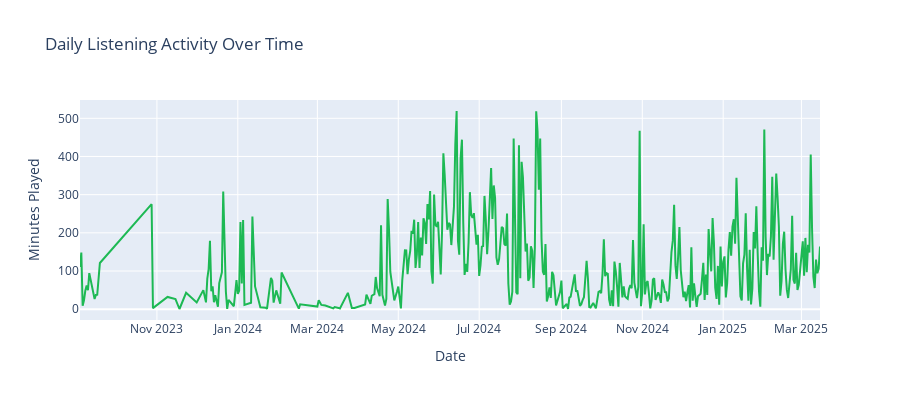
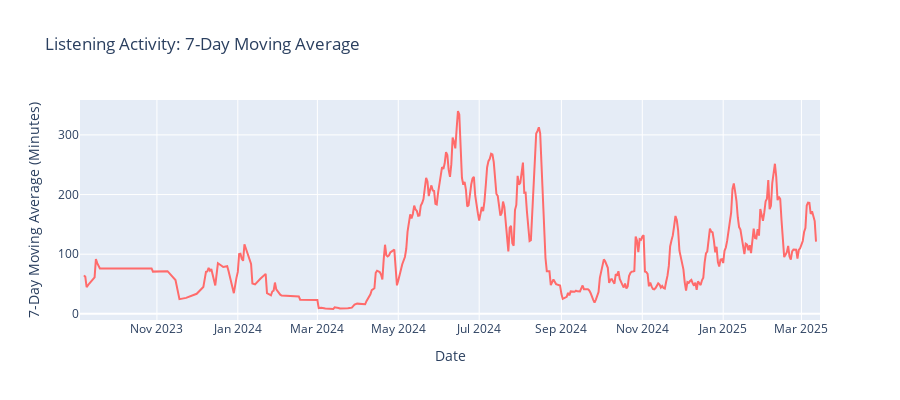

The cell these charts' notebook holds for them, in order:
### Markdown cell above
### 3.6 EDA Visualization 3: Listening Activity Over Time

To understand temporal patterns in my listening behavior, we'll analyze how my streaming activity varies over time. This can reveal seasonal trends, busy periods, or changes in listening habits.

### Code cell
# Aggregate listening time by date
daily_listening = df_cleaned.groupby('date')['minutes_played'].sum().reset_index()
daily_listening['date'] = pd.to_datetime(daily_listening['date'])

# Create time series plot
fig_timeline = px.line(
    daily_listening,
    x='date',
    y='minutes_played',
    labels={'date': 'Date', 'minutes_played': 'Minutes Played'},
    title='Daily Listening Activity Over Time'
)

fig_timeline.update_traces(line_color='#1DB954')  # Spotify green
fig_timeline.update_layout(height=400)

fig_timeline.show()

# Calculate moving average for smoother trend visualization
daily_listening['7day_avg'] = daily_listening['minutes_played'].rolling(window=7, center=True).mean()

fig_trend = px.line(
    daily_listening,
    x='date',
    y='7day_avg',
    labels={'date': 'Date', '7day_avg': '7-Day Moving Average (Minutes)'},
    title='Listening Activity: 7-Day Moving Average'
)

fig_trend.update_traces(line_color='#FF6B6B')
fig_trend.update_layout(height=400)

fig_trend.show()

### Figure 1 — Plotly figure (JSON) as saved in the notebook; plotly's stock layout.template omitted (floating-point values rounded to 4 significant figures; data arrays with more than 128 entries replaced by an {"elided": "..."} marker saying what was removed)
{"data": [{"hovertemplate": "Date=%{x}<br>Minutes Played=%{y}<extra></extra>", "legendgroup": "", "line": {"color": "#1DB954", "dash": "solid"}, "marker": {"symbol": "circle"}, "mode": "lines", "name": "", "orientation": "v", "showlegend": false, "type": "scatter", "x": {"elided": "393 str values"}, "xaxis": "x", "y": {"elided": "393 float values"}, "yaxis": "y"}], "layout": {"height": 400, "legend": {"tracegroupgap": 0}, "title": {"text": "Daily Listening Activity Over Time"}, "xaxis": {"anchor": "y", "domain": [0, 1], "title": {"text": "Date"}}, "yaxis": {"anchor": "x", "domain": [0, 1], "title": {"text": "Minutes Played"}}}}

### Figure 2 — Plotly figure (JSON) as saved in the notebook; plotly's stock layout.template omitted (floating-point values rounded to 4 significant figures; data arrays with more than 128 entries replaced by an {"elided": "..."} marker saying what was removed)
{"data": [{"hovertemplate": "Date=%{x}<br>7-Day Moving Average (Minutes)=%{y}<extra></extra>", "legendgroup": "", "line": {"color": "#FF6B6B", "dash": "solid"}, "marker": {"symbol": "circle"}, "mode": "lines", "name": "", "orientation": "v", "showlegend": false, "type": "scatter", "x": {"elided": "393 str values"}, "xaxis": "x", "y": {"elided": "393 float values"}, "yaxis": "y"}], "layout": {"height": 400, "legend": {"tracegroupgap": 0}, "title": {"text": "Listening Activity: 7-Day Moving Average"}, "xaxis": {"anchor": "y", "domain": [0, 1], "title": {"text": "Date"}}, "yaxis": {"anchor": "x", "domain": [0, 1], "title": {"text": "7-Day Moving Average (Minutes)"}}}}
